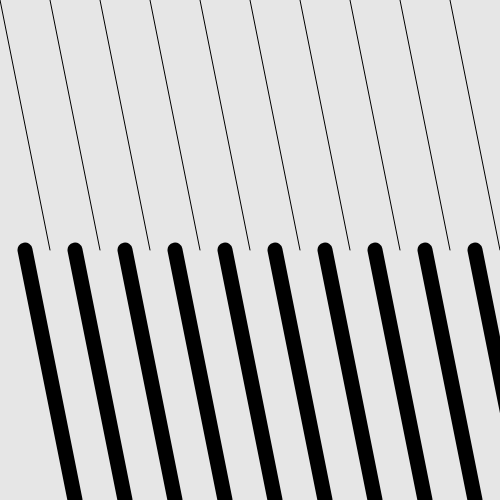
Frame 1 (no input)
Frame 60 (no input): identical to frame 1, image omitted
Frame 120 (the mouse pressed at the canvas centre since frame 60): identical to frame 1, image omitted

The p5.js sketch that drew this single still picture (run headless with seeded random() and noise() and a simulated clock; from frame 60 on, the mouse is pressed at the canvas centre):

// p5.js sketch
// ── sketch.js
//lineas diagonales de distinto grosor
function setup() {
  createCanvas(500, 500)
}

function draw() {
  background(230)

  strokeWeight(1)
  for (let i = 0; i < 500; i += 50) {
    line(i, 0, i + 50, 250)
  }
  strokeWeight(15)
  for (let i = 25; i < 500; i += 50) {
    line(i, 250, i + 50, 500)
  }
}
